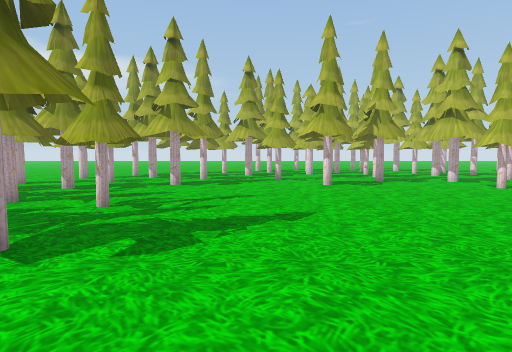
[1] (above)

24 first-person views from a walk through a 3-D level made in the Unity game engine. The camera is 1.2 m above the floor, tilts 4° down and sees 75° across. The floor is counted in squares, 1 m on a side. Each view is taken from the middle of a square. On the plan, view 1 faces up. The plan holds only what a view shows up to about 14 squares ahead; the rest is blank. The place goes on beyond the plan. The player character is not drawn. Some surface patterns are stand-ins.

[2]
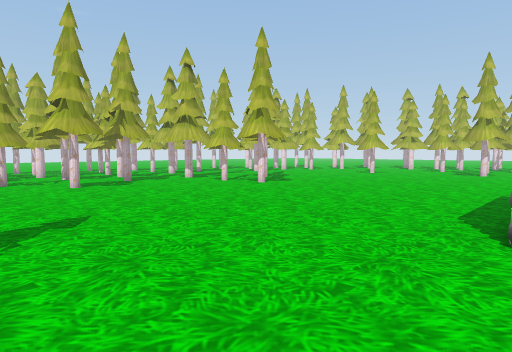

[3]
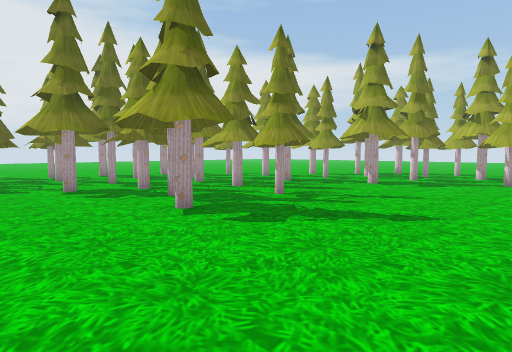

[4]
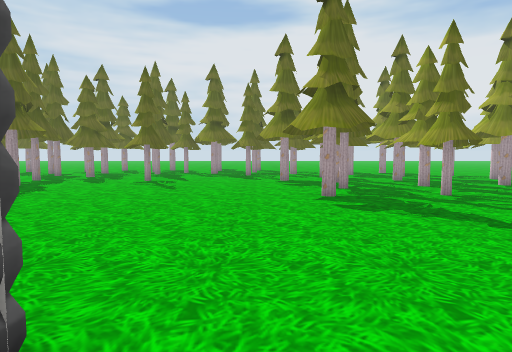

[5]
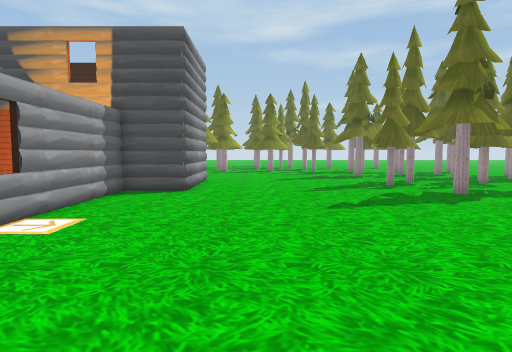

[6]
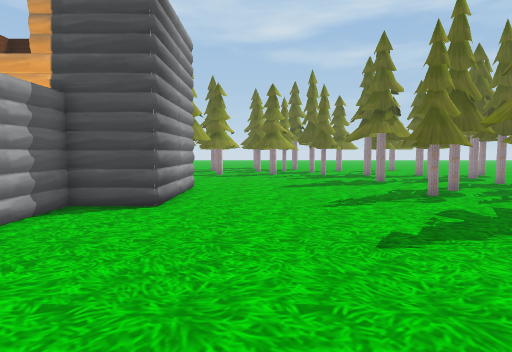

[7]
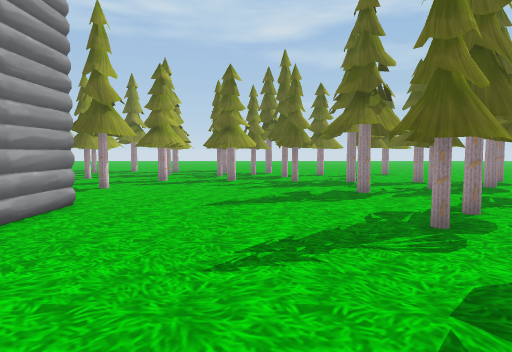

[8]
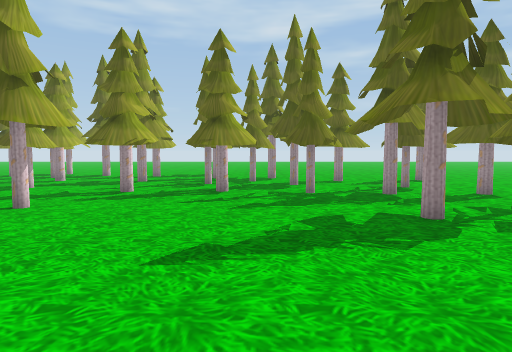

[9]
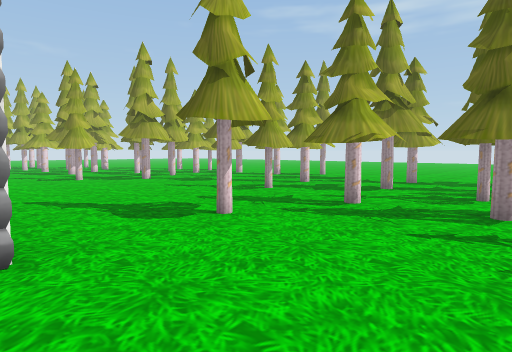

[10]
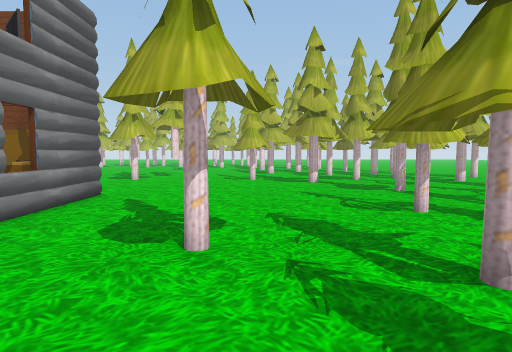

[11]
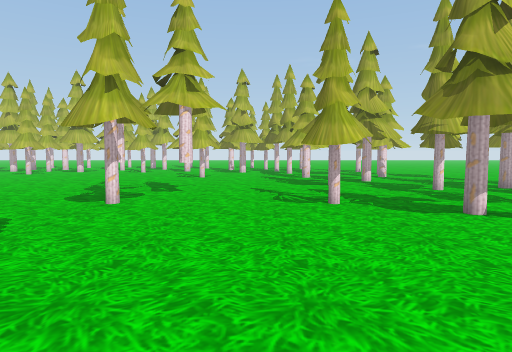

[12]
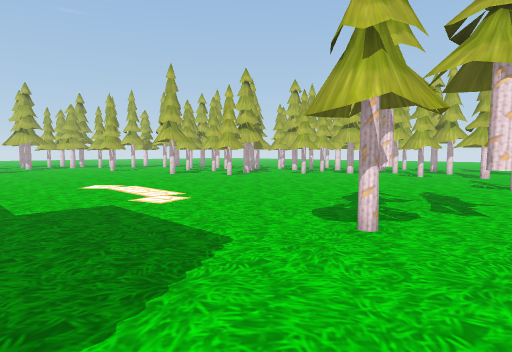

[13]
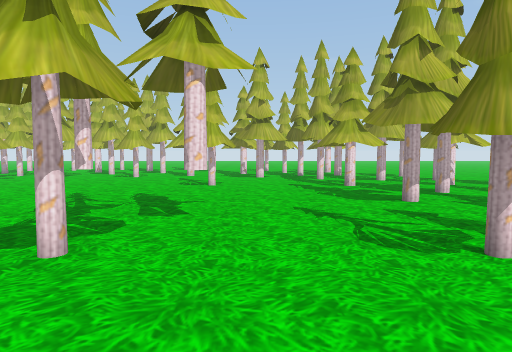

[14]
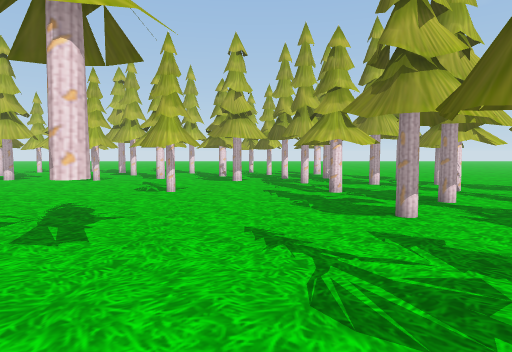

[15]
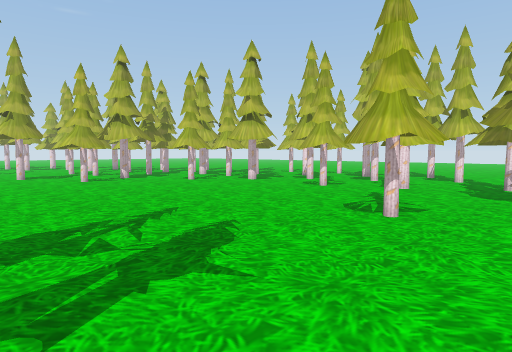

[16]
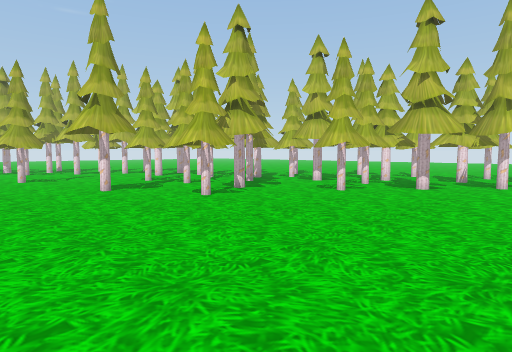

[17]
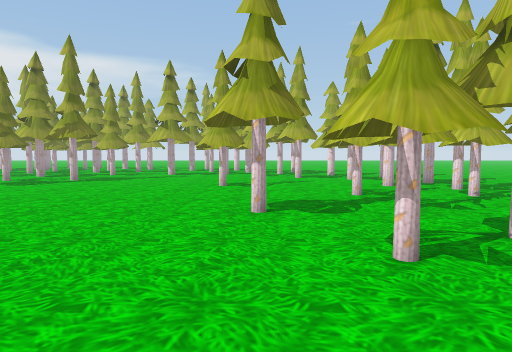

[18]
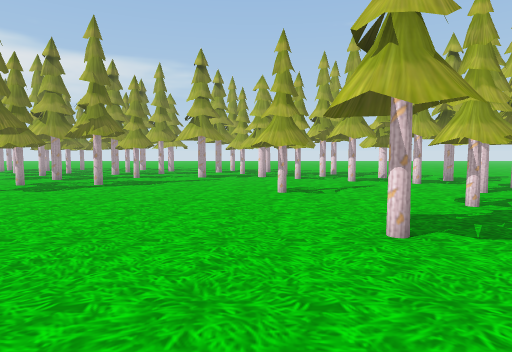

[19]
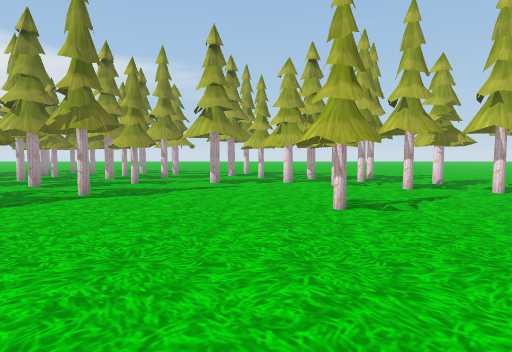

[20]
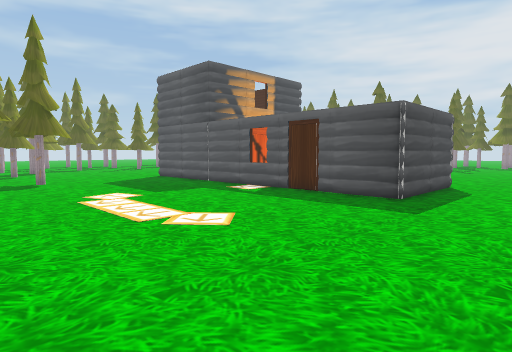

[21]
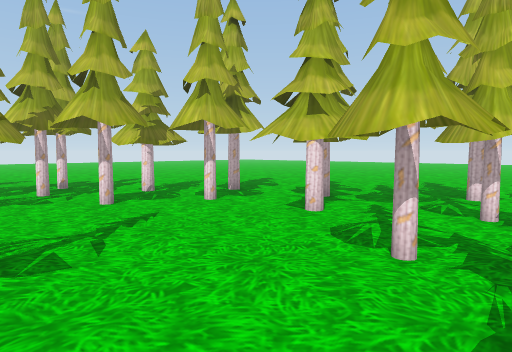

[22]
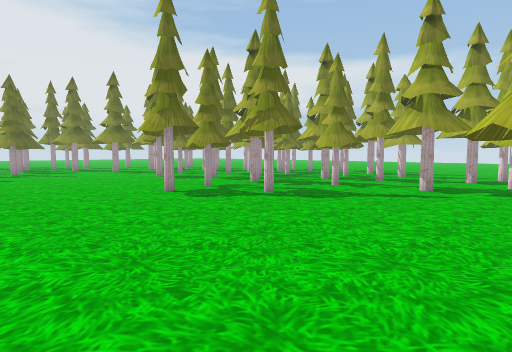

[23]
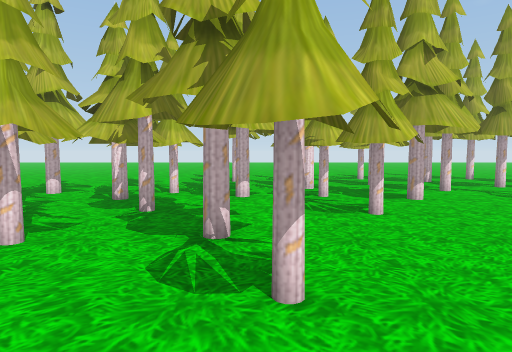

[24]
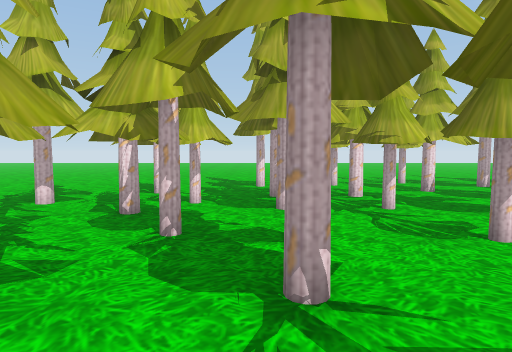

### Floor plan
Key: @ floor where view 1 was taken; # wall or solid block; x gap in a wall; . floor; ^ raised ledge; T thing the floor can be seen under or through; O other object.
Columns run from 8 left of view 1 to 28 right of it. Each row starts with its distance up from view 1.
 16           .O  O    O..   #      #..
 15        .OOO.  ..O.OOO.O. ##    ##...
 14 ###   ...O...O.O#O.OO.... #####  ....
 13 #.#..O.........OOO...........#...#...
 12  ..........#....OO.#...........#.....
 11  .#............OOO.#.................
 10  ................#.......##.... TTT..
  9   OO.............#.......##....TTT...
  8 #OOO##.........................   T..
  7  OO.##.......................OOOTT..#
  6 OO...........................OOOTTTT#
  5 OO.O.O........................##.TTT
  4 O...O#O....................O..##..###
  3 O...OO.........................O.O.##
  2 ...............................O.....
  1 .............####...........OO.....#.
  0  .......@...##  #...........OO.....#
 -1  ...........#   #...............##x#
 -2 #...........#   #...............##.#.
 -3 #...........#   #..................#.
 -4  ...........#   #....................
 -5  ...........#   #...................#
 -6  OOO........#   #....................
 -7 OO#O.......##   #.................##.
 -8 O.O.......##    # ................##.
 -9 O.OOO.....#     #..................##
-10 O.#OO.....#     #......O#..........##
-11 ..#.......#  ####.....O.......##... #
-12 ........................#.....##....#
-13 .......................O..........#
-14 #..O..............................
-15 #..........#.........##...........
-16 #....................##...OO.###.#
-17 #.........O..............O#O.## .
-18 #.#.#####OOO........OO....O......#
-19  # .#####OOO.##.............#.^ .#
-20  #...#  #....##......  ..#....####
-21    #.#  #.....# .#...   ...##.#  #
-22   ####  #..#. ##...#     # #  ...x

Where each view was taken, in squares from view 1:
view 1: 0 up, 0 right, facing up
view 2: 0 up, 1 left, facing up-right
view 3: 0 up, 3 right, facing up-left
view 4: 2 up, 6 right, facing left
view 5: 3 up, 0 right, facing down
view 6: 0 up, 0 right, facing down
view 7: 4 down, 2 left, facing down
view 8: 8 down, 2 left, facing down
view 9: 11 down, 2 left, facing down-right
view 10: 16 down, 1 left, facing right
view 11: 14 down, 6 right, facing right
view 12: 13 down, 9 right, facing up-right
view 13: 13 down, 10 right, facing right
view 14: 14 down, 12 right, facing right
view 15: 14 down, 16 right, facing up-right
view 16: 7 down, 15 right, facing up-right
view 17: 3 down, 19 right, facing up
view 18: 1 down, 17 right, facing up
view 19: 2 up, 16 right, facing up
view 20: 4 up, 17 right, facing down-left
view 21: 5 up, 18 right, facing up-right
view 22: 4 up, 18 right, facing up-left
view 23: 1 up, 18 right, facing right
view 24: 2 up, 20 right, facing right
